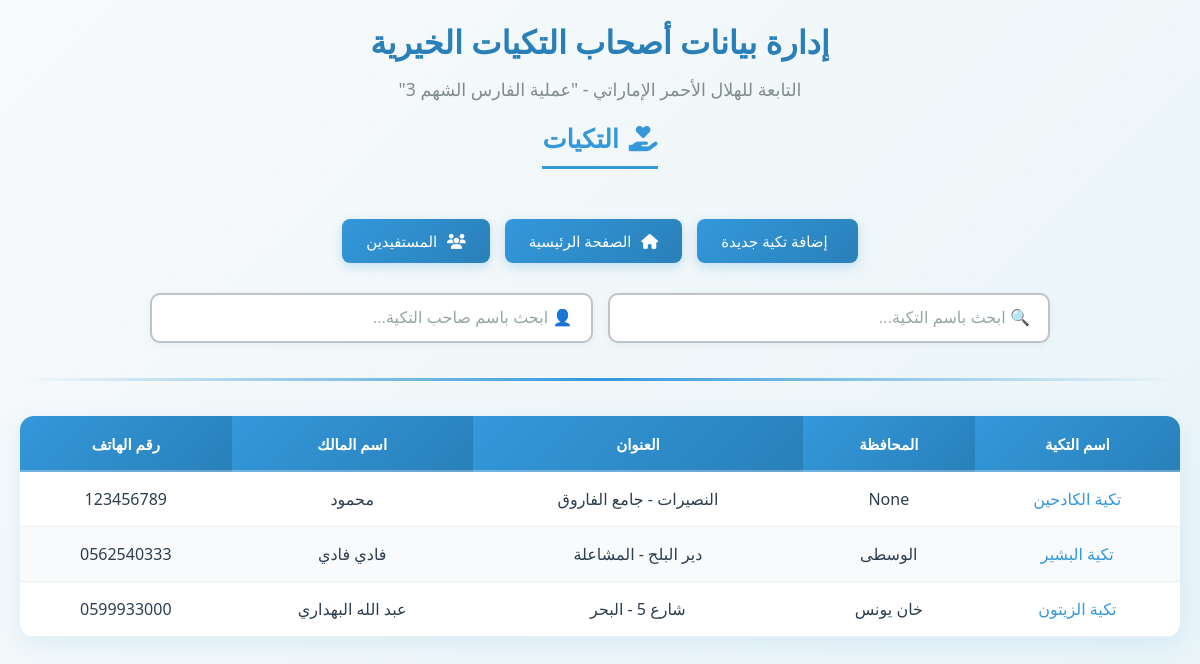
/takiyat/ (signed in), run on the app's committed database.
### manegementdata/models.py (models this page shows, shortened)
class Takiya(models.Model):
    name = models.CharField(
        max_length=200,
        verbose_name="اسم المطبخ / التكية",
        null=True, blank=True
    )
    GOVERNORATE_CHOICES = [
        ("رفح", "رفح"),
        ("خان يونس", "خان يونس"),
        ("الوسطى", "المحافظة الوسطى"),
    ]
    governorate = models.CharField(
        max_length=50,
        choices=GOVERNORATE_CHOICES,
        verbose_name="المحافظة",
        null=True, blank=True
    )
    address = models.CharField(
        max_length=300,
        verbose_name="العنوان بالتفصيل",
        null=True, blank=True
    )
    owner_name = models.CharField(
        max_length=200,
        verbose_name="اسم صاحب التكية",
        null=True, blank=True
    )
    owner_id = models.CharField(
        max_length=9,
        validators=[RegexValidator(r'^\d{9}$', "رقم الهوية يجب أن يكون 9 أرقام")],
        verbose_name="رقم هوية صاحب التكية",
        null=True, blank=True
    )
    mobile_number = models.CharField(
        max_length=10,
        validators=[RegexValidator(r'^\d{10}$', "رقم الجوال يجب أن يكون 10 أرقام")],
        verbose_name="رقم الجوال",
        null=True, blank=True
    )
    coordinates = models.CharField(
        max_length=50,
        verbose_name="إحداثيات الموقع",
        null=True, blank=True
    )
    total_pots = models.PositiveIntegerField(
        verbose_name="إجمالي عدد القدور",
        null=True, blank=True
    )
    pots_80 = models.PositiveIntegerField(
        verbose_name="عدد القدور سعة 80 لتر",
        null=True, blank=True
    )
    pots_100 = models.PositiveIntegerField(
        verbose_name="عدد القدور سعة 100 لتر",
        null=True, blank=True
    )
    pots_120 = models.PositiveIntegerField(
        verbose_name="عدد القدور سعة 120 لتر",
        null=True, blank=True
    )
    pots_150 = models.PositiveIntegerField(
        verbose_name="عدد القدور سعة 150 لتر",
        null=True, blank=True
    )
    pots_200 = models.PositiveIntegerField(
        verbose_name="عدد القدور سعة 200 لتر",
        null=True, blank=True
    )
    daily_capacity = models.PositiveIntegerField(
        verbose_name="القدرة الإنتاجية اليومية (بالقدر)",
        null=True, blank=True
    )
    STATUS_CHOICES = [
        ("فعال", "فعال"),
        ("متوقف", "متوقف"),
    ]
    status = models.CharField(
        max_length=10,
        choices=STATUS_CHOICES,
        verbose_name="حالة التكية",
        null=True, blank=True
    )
    created_at = models.DateField(
        auto_now_add=True,
        verbose_name="تاريخ الإنشاء"
    )

### manegementdata/views.py (the view)
# urls.py: path("takiyat/", views.takiyat_list, name="takiyat_list"),
@login_required(login_url='login')
def takiyat_list(request):
    takiyat = Takiya.objects.all()
    return render(request, "takiyat_list.html", {"takiyat": takiyat})

### manegementdata/templates/takiyat_list.html (shortened to what this page needs)
{% load static %}
<!DOCTYPE html>
<html lang="ar" dir="rtl">
<head>
    <link rel="stylesheet" href="https://cdnjs.cloudflare.com/ajax/libs/font-awesome/6.5.0/css/all.min.css">
</head>
<body>
    <div class="container">
        <header class="header">
            <h1>إدارة بيانات أصحاب التكيات الخيرية</h1>
            <p class="subtitle">التابعة للهلال الأحمر الإماراتي - "عملية الفارس الشهم 3"</p>
            <h2><i class="fas fa-hand-holding-heart" style="margin-left: 10px;"></i>التكيات</h2>
        </header>
        <nav class="nav-buttons">
            <a href="{% url 'add_new_takiya' %}" class="nav-btn">
                إضافة تكية جديدة
            </a>
            <a href="{% url 'index' %}" class="nav-btn">
                <i class="fas fa-home" style="margin-left: 6px;"></i>
                الصفحة الرئيسية
            </a>
            <a href="#" class="nav-btn">
                <i class="fas fa-users" style="margin-left: 6px;"></i>
                المستفيدين
            </a>
        </nav>
        <div class="search-container">
            <div class="search-wrapper">
                <input
                    type="text"
                    id="searchBoxName"
                    class="search-box"
                    placeholder="🔍 ابحث باسم التكية..."
                    onkeyup="filterTable()"
                >
            </div>
            <div class="search-wrapper">
                <input
                    type="text"
                    id="searchBoxOwner"
                    class="search-box"
                    placeholder="👤 ابحث باسم صاحب التكية..."
                    onkeyup="filterTable()"
                >
            </div>
        </div>
        <div class="divider"></div>
        <section class="table-section">
            <div class="table-wrapper">
                <table class="data-table" id="takiyatTable">
                    <thead>
                        <tr>
                            <th>اسم التكية</th>
                            <th>المحافظة</th>
                            <th>العنوان</th>
                            <th>اسم المالك</th>
                            <th>رقم الهاتف</th>
                        </tr>
                    </thead>
                    <tbody>
                        {% for tekiya in takiyat %}
                        <tr>
                            <td><a href="{% url 'takiya_detail' tekiya.pk %}">{{ tekiya.name }}</a></td>
                            <td>{{ tekiya.governorate }}</td>
                            <td>{{ tekiya.address }}</td>
                            <td>{{ tekiya.owner_name }}</td>
                            <td>{{ tekiya.mobile_number }}</td>
                        </tr>
                        {% endfor %}
                    </tbody>
                </table>
            </div>
        </section>
    </div>
</body>
</html>

### manegementdata/templates/takiyat_list.html (style rules this page uses)
* { margin: 0; padding: 0; box-sizing: border-box; }
body { font-family: 'Segoe UI', Tahoma, Geneva, Verdana, sans-serif; background: linear-gradient(135deg, #f8fafb 0%, #e8f4f8 100%); color: #2c3e50; min-height: 100vh; padding: 20px; position: relative; overflow-x: hidden; }
body::before { content: ''; position: fixed; top: -50%; left: -50%; width: 200%; height: 200%; background: radial-gradient(circle, rgba(41, 128, 185, 0.03) 1px, transparent 1px); background-size: 50px 50px; animation: backgroundMove 20s linear infinite; z-index: 0; pointer-events: none; }
.container { max-width: 1200px; margin: 0 auto; position: relative; z-index: 1; }
.header { text-align: center; margin-bottom: 35px; animation: fadeInDown 0.8s ease-out; }
.header h1 { font-size: 2rem; color: #2980b9; margin-bottom: 12px; font-weight: 700; line-height: 1.4; animation: fadeIn 0.8s ease-out 0.2s both; }
.header .subtitle { color: #7f8c8d; font-size: 1.1rem; margin-bottom: 20px; animation: fadeIn 0.8s ease-out 0.3s both; }
.header h2 { font-size: 1.6rem; color: #3498db; margin-bottom: 15px; font-weight: 600; padding-bottom: 10px; border-bottom: 3px solid #3498db; display: inline-block; animation: fadeIn 0.8s ease-out 0.4s both; }
.nav-buttons { display: flex; justify-content: center; gap: 15px; margin-bottom: 30px; flex-wrap: wrap; animation: fadeInUp 0.8s ease-out 0.3s both; }
.nav-btn { padding: 12px 24px; background: linear-gradient(135deg, #3498db 0%, #2980b9 100%); color: white; border: none; border-radius: 8px; cursor: pointer; font-weight: 500; text-decoration: none; transition: all 0.3s ease; font-size: 15px; box-shadow: 0 4px 12px rgba(52, 152, 219, 0.25); position: relative; overflow: hidden; }
.nav-btn::before { content: ''; position: absolute; top: 0; left: -100%; width: 100%; height: 100%; background: linear-gradient(90deg, transparent, rgba(255, 255, 255, 0.2), transparent); transition: left 0.5s ease; }
.search-container { max-width: 900px; margin: 0 auto 35px; display: flex; gap: 15px; flex-wrap: wrap; animation: fadeIn 0.8s ease-out 0.5s both; }
.search-wrapper { flex: 1; min-width: 250px; }
.search-box { width: 100%; padding: 14px 18px; font-size: 16px; border: 2px solid #bdc3c7; border-radius: 10px; outline: none; transition: all 0.3s ease; background: white; box-shadow: 0 2px 8px rgba(0, 0, 0, 0.05); }
.search-box::placeholder { color: #95a5a6; }
.divider { height: 3px; background: linear-gradient(to right, transparent, #3498db, transparent); margin: 35px 0; animation: expandWidth 1s ease-out 0.6s both; }
.table-section { background: white; border-radius: 14px; overflow: hidden; box-shadow: 0 6px 24px rgba(52, 152, 219, 0.12); margin-bottom: 40px; animation: fadeInUp 0.8s ease-out 0.7s both; }
.table-wrapper { overflow-x: auto; }
.data-table { width: 100%; border-collapse: collapse; }
.data-table th { background: linear-gradient(135deg, #3498db, #2980b9); color: white; padding: 18px 16px; font-weight: 600; text-align: center; font-size: 15px; white-space: nowrap; position: relative; }
.data-table th::after { content: ''; position: absolute; bottom: 0; left: 0; width: 100%; height: 2px; background: rgba(255, 255, 255, 0.3); }
.data-table td { padding: 16px; border-bottom: 1px solid #ecf0f1; text-align: center; transition: background-color 0.2s ease; }
.data-table tbody tr { animation: fadeIn 0.5s ease-out both; }
.data-table tbody tr:nth-child(1) { animation-delay: 0.1s; }
.data-table tbody tr:nth-child(2) { animation-delay: 0.15s; }
.data-table tbody tr:nth-child(3) { animation-delay: 0.2s; }
.data-table tbody tr:nth-child(even) { background-color: #f8fafb; }
.data-table a { color: #3498db; text-decoration: none; font-weight: 500; transition: all 0.3s ease; position: relative; display: inline-block; }
.data-table a::after { content: ''; position: absolute; bottom: -2px; left: 0; width: 0; height: 2px; background: #2980b9; transition: width 0.3s ease; }

### data on the page
Takiya: name "تكية الكادحين", governorate "None", address "النصيرات - جامع الفاروق", owner_name "محمود", mobile_number "123456789"
Takiya: name "تكية البشير", governorate "الوسطى", address "دير البلح - المشاعلة", owner_name "فادي فادي", mobile_number "0562540333"
Takiya: name "تكية الزيتون", governorate "خان يونس", address "شارع 5 - البحر", owner_name "عبد الله البهداري", mobile_number "0599933000"
